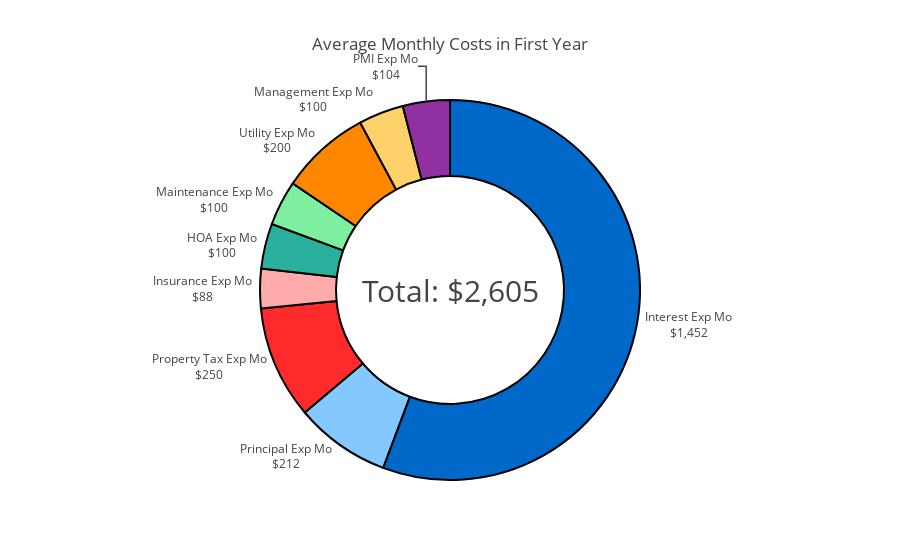

Source (notebook cell):
### Code cell
pie_chart(yearly_df)

### Figure 1 — Plotly figure (JSON) as saved in the notebook; plotly's stock layout.template omitted (floating-point values rounded to 4 significant figures)
{"data": [{"direction": "clockwise", "hole": 0.6, "hoverinfo": "none", "labels": ["Interest Exp Mo", "Principal Exp Mo", "Property Tax Exp Mo", "Insurance Exp Mo", "HOA Exp Mo", "Maintenance Exp Mo", "Utility Exp Mo", "Management Exp Mo", "PMI Exp Mo"], "marker": {"colors": ["#0068C9", "#83C9FF", "#FF2A2B", "#FFABAB", "#2AB09D", "#7EEFA1", "#FF8700", "#FFD16A", "#9030A1"], "line": {"color": "#000000", "width": 2}}, "sort": false, "text": ["$1,452", "$212", "$250", "$88", "$100", "$100", "$200", "$100", "$104"], "textinfo": "label+text", "textposition": "outside", "type": "pie", "values": [1452.0, 211.6, 250, 87.5, 100, 100, 200, 100, 104.2]}], "layout": {"annotations": [{"font": {"size": 30}, "showarrow": false, "text": "Total: $2,605", "x": 0.5, "y": 0.5}], "autosize": true, "showlegend": false, "title": {"text": "Average Monthly Costs in First Year"}}}
